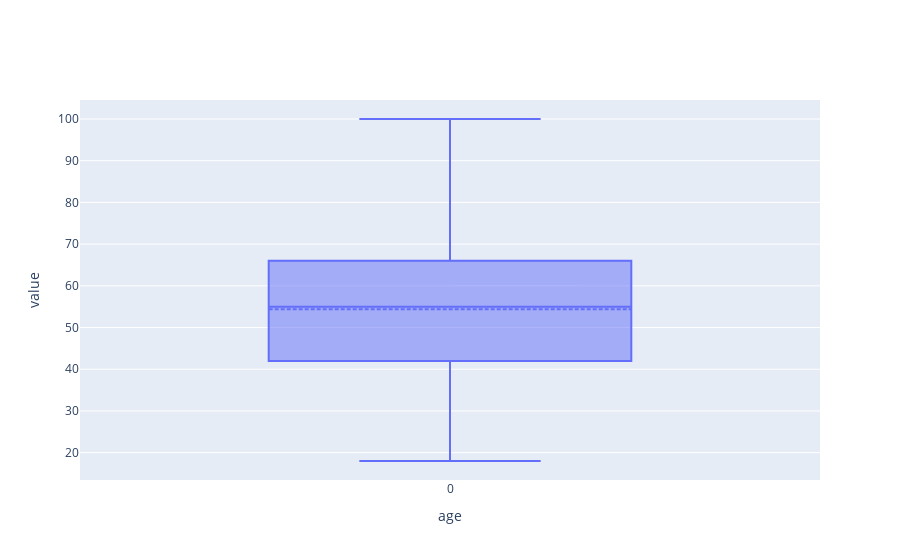

Write notebook code for a chart like this one.
### Code cell
df_pd = ps.DataFrame(df3)
df_pd['age'].plot.box()

### Figure 1 — Plotly figure (JSON) as saved in the notebook; plotly's stock layout.template omitted (floating-point values rounded to 4 significant figures)
{"data": [{"boxpoints": "suspectedoutliers", "lowerfence": [18], "mean": [54.37], "median": [55], "name": "age", "notched": false, "q1": [42], "q3": [66], "type": "box", "upperfence": [100]}], "layout": {"xaxis": {"title": {"text": "age"}}, "yaxis": {"title": {"text": "value"}}}}
